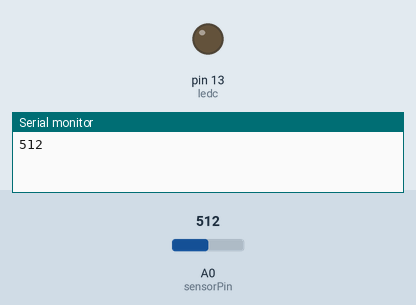
Bench run of a sketch on a simulated Arduino Uno, built with avr-gcc and run on an emulated ATmega328P. Shown: output pins drawn as LEDs (lit = HIGH), the last lines printed to the serial monitor. Inputs (shaded band) come from the test bench; at power-on: A0 (sensorPin) = 512.

Above: at 0.05 s.
At 1.2 s:
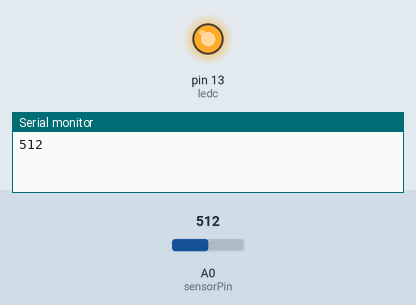
1.3 s: A0 (sensorPin) set to 716
At 2.4 s:
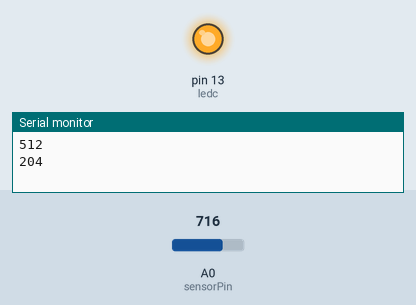
Timing chart, 0 to 4.3 s (numbered marks = the images above; inputs shaded):
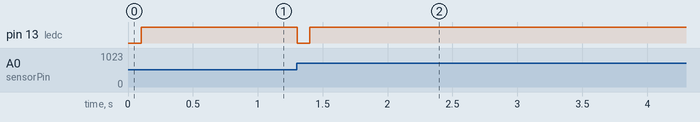

Measured:
- after the input at 1.3 s, pin 13 (ledc): HIGH → LOW at once, → HIGH 0.10 s later

The sketch:

RYW-039.ino
```cpp
int ledc = 13;
int sensorPin = 0;
int period = 100;
int change, oldvalue, value;
void setup ()
{
  pinMode(ledc, OUTPUT);
  Serial.begin (9600);
}
void loop ()
{
  value = analogRead (sensorPin);
  change = abs(oldvalue - value);
  if(change >= 2 )
  {
    Serial.println (change);
    analogWrite(ledc, 0);
  }
  else
  {
    analogWrite(ledc,255);
  }
  oldvalue = value;
  delay (period);
}
```
